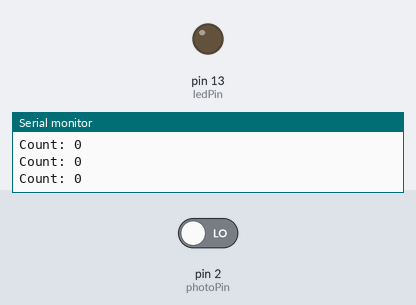
Recording of a sketch running on a simulated Arduino Uno, built with avr-gcc and run on an emulated ATmega328P. Shown: output pins drawn as LEDs (lit = HIGH), the last lines printed to the serial monitor. The inputs (shaded band) are chosen by the test bench; at power-on: pin 2 (photoPin) LOW.

Above: at 1.8 s.
1.9 s: pin 2 (photoPin) driven HIGH
At 3.2 s:
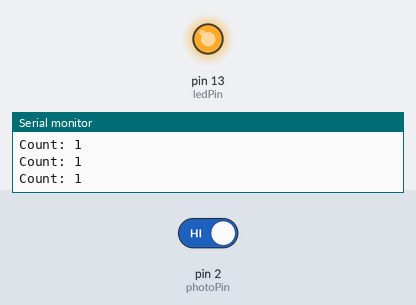
3.5 s: pin 2 (photoPin) driven LOW
At 4.6 s:
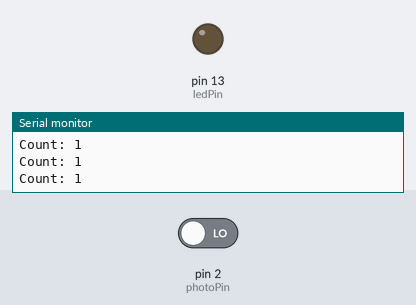
Timing chart, 0 to 6.5 s (numbered marks = the images above; inputs shaded):
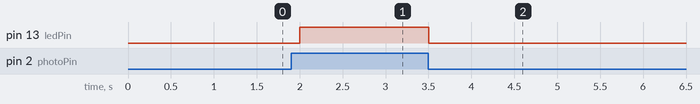

Measured:
- after the input at 1.9 s, pin 13 (ledPin): LOW → HIGH after 0.10 s
- after the input at 3.5 s, pin 13 (ledPin): HIGH → LOW at once

The sketch:

PhotoInterrupt_02.ino
```cpp
volatile int count = 0; // 인터럽트에서 사용할 카운터 변수 (volatile 사용)
int ledPin = 13;        // LED가 연결된 D13 핀
int photoPin = 2;       // 포토 인터럽터가 연결된 D2 핀

void setup() {
  pinMode(photoPin, INPUT);  // D2 핀을 입력으로 설정
  pinMode(ledPin, OUTPUT);   // D13 핀을 출력으로 설정
  Serial.begin(9600);        // 시리얼 통신 시작 (9600 baud)

  // D2에서 RISING (LOW → HIGH) 인터럽트 설정
  attachInterrupt(digitalPinToInterrupt(photoPin), detectObject, RISING);
}

void loop() {
  // 포토 인터럽터 출력이 HIGH일 때 LED 켜기
  if (digitalRead(photoPin) == HIGH) {
    digitalWrite(ledPin, HIGH); // LED 켜기
  } else {
    digitalWrite(ledPin, LOW);  // LED 끄기
  }

  // 카운터 값을 시리얼 모니터에 출력
  Serial.print("Count: ");
  Serial.println(count);
  delay(500); // 0.5초마다 출력 (너무 빠른 출력을 방지)
}

// 인터럽트 서비스 루틴: 물체 감지 시 카운터 증가
void detectObject() {
  count++; // 물체가 감지될 때마다 카운터 증가
}
```
